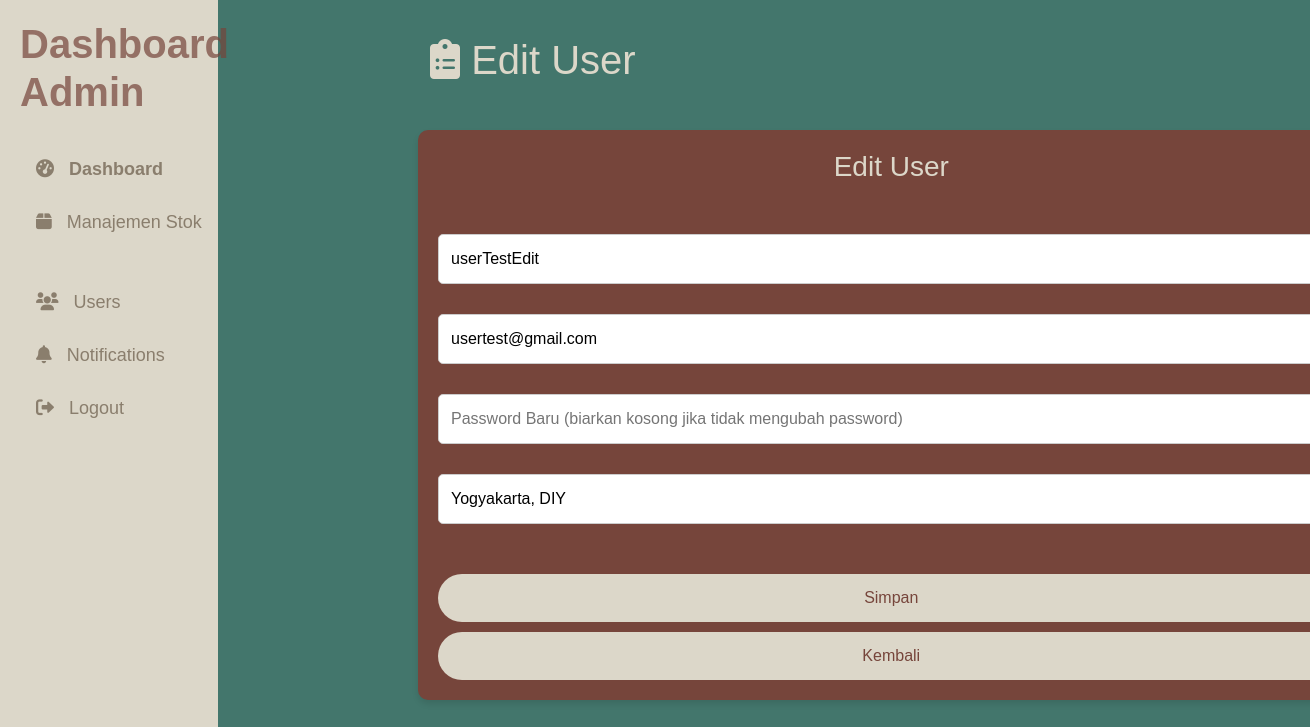
Page /index.php?page=edituser&user_id=1 on the committed database.
### tables this page shows
CREATE TABLE `users` (
  `user_id` int(11) NOT NULL,
  `username` varchar(16) NOT NULL,
  `email` varchar(255) NOT NULL,
  `password` varchar(255) NOT NULL,
  `join_date` date NOT NULL,
  `address` varchar(255) NOT NULL
);

### edituser.php (the view, shortened to what this page needs)
<?php
include 'config.php';
$user_id = isset($_GET['user_id']) ? intval($_GET['user_id']) : null;
if ($_SERVER["REQUEST_METHOD"] == "POST") {
    $user_username = $_POST['username'];
    $user_email = $_POST['email'];
    $user_password = $_POST['password'];
    $user_address = $_POST['address'];
    try {
        $pdo = new PDO("mysql:host=$servername;dbname=$dbname", $username, $password);
        $pdo->setAttribute(PDO::ATTR_ERRMODE, PDO::ERRMODE_EXCEPTION);
        if (!empty($user_password)) {
            $user_hashed_password = password_hash($user_password, PASSWORD_DEFAULT);
            $stmt = $pdo->prepare("
                UPDATE users
                SET username = :username, email = :email, password = :password, address = :address
                WHERE user_id = :user_id
            ");
            $stmt->bindParam(':password', $user_hashed_password);
        } else {
            $stmt = $pdo->prepare("
                UPDATE users
                SET username = :username, email = :email, address = :address
                WHERE user_id = :user_id
            ");
        }
        $stmt->bindParam(':username', $user_username);
        $stmt->bindParam(':email', $user_email);
        $stmt->bindParam(':address', $user_address);
        $stmt->bindParam(':user_id', $user_id);
        $stmt->execute();
        echo "<script>alert('User berhasil diperbarui!'); window.location.href='index.php?page=users';</script>";
    } catch (PDOException $e) {
        echo "Error: " . $e->getMessage();
    }
} else {
    try {
        $pdo = new PDO("mysql:host=$servername;dbname=$dbname", $username, $password);
        $pdo->setAttribute(PDO::ATTR_ERRMODE, PDO::ERRMODE_EXCEPTION);
        $stmt = $pdo->prepare("SELECT * FROM users WHERE user_id = :user_id");
        $stmt->bindParam(':user_id', $user_id, PDO::PARAM_INT);
        $stmt->execute();
        $user = $stmt->fetch(PDO::FETCH_ASSOC);
    } catch (PDOException $e) {
        echo "Error: " . $e->getMessage();
    }
}
?>
<link rel="stylesheet" href="./style/input.css">
<div class="col-md-9 content" style="margin-left: 400px;">
    <div class="row">
        <div style="color:#DCD7C9; font-size: 40px; margin-bottom: 40px;">
            <i class="fa-solid fa-clipboard-list"></i> Edit User
        </div>
        <div class="form-container" style="background-color: #76453B; padding: 20px; border-radius: 10px;">
            <h3 style="margin-bottom: 50px;">Edit User</h3>
            <form id="editUserForm" method="POST" action="">
                <input type="text" name="username" id="UserName" required placeholder="Username" value="<?php echo htmlspecialchars($user['username']); ?>">
                <input type="text" name="email" id="UserEmail" required placeholder="Email" value="<?php echo htmlspecialchars($user['email']); ?>">
                <input type="text" name="password" id="UserPassword" placeholder="Password Baru (biarkan kosong jika tidak mengubah password)">
                <input type="text" name="address" id="UserAddress" required placeholder="Address" value="<?php echo htmlspecialchars($user['address']); ?>">
                <button type="submit" class="btn btn-primary" style="background-color: #DCD7C9; color: #76453B; margin-bottom: 10px;">Simpan</button>
                <a href="index.php?page=users" class="btn btn-primary" style="background-color: #DCD7C9; color: #76453B;">Kembali</a>
            </form>
        </div>
    </div>
</div>

### style/dash.css (style rules this page uses)
body { background-color: #43766C; font-family: Arial, sans-serif; }
.content { padding: 30px; }

### style/input.css (style rules this page uses)
body { font-family: 'Arial', sans-serif; background-color: #43766C; margin: 0; padding: 0; }
.form-container { padding: 30px; border-radius: 10px; box-shadow: 0 4px 6px rgba(0, 0, 0, 0.1); }
h3 { text-align: center; color: #DCD7C9; font-size: 28px; }
input[type="text"], input[type="number"], input[type="email"], input[type="password"], select { width: 100%; padding: 12px; border-radius: 5px; border: 1px solid #ccc; font-size: 16px; transition: all 0.3s ease; }
button[type="submit"] { width: 100%; padding: 12px; background-color: #DCD7C9; color: #DCD7C9; border: none; border-radius: 50px; font-size: 18px; cursor: pointer; transition: all 0.3s ease; margin-top: 20px; }
input, select { margin-bottom: 30px; }
.form-container .btn-primary { width: 100%; background-color: #DCD7C9; color: #DCD7C9; font-size: 16px; padding: 12px; text-align: center; border-radius: 30px; border: none; transition: all 0.3s ease; }

### rows in the picture
users: username "userTestEdit", email "usertest@gmail.com", address "Yogyakarta, DIY"
